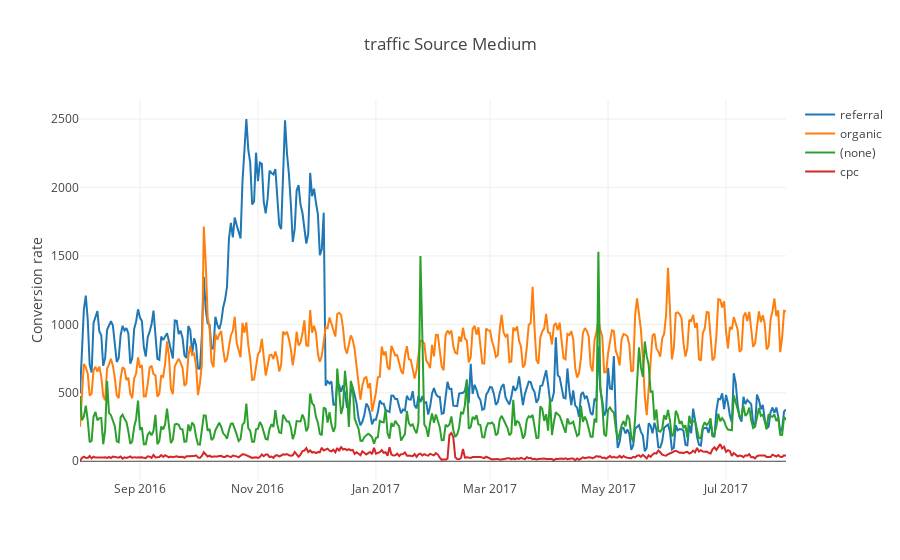

Notebook cell for this chart:
### Code cell
o=tdf[tdf['trafficSource.medium']=='referral']
p=tdf[tdf['trafficSource.medium']=='organic']
a=tdf[tdf['trafficSource.medium']=='(none)']
s=tdf[tdf['trafficSource.medium']=='cpc']

one=o.groupby(['date'])['totals.newVisits'].count().reset_index()
two=p.groupby(['date'])['totals.newVisits'].count().reset_index()
thr=a.groupby(['date'])['totals.newVisits'].count().reset_index()
fo=s.groupby(['date'])['totals.newVisits'].count().reset_index()

trace0 = go.Scatter( x=one['date'], y=one['totals.newVisits'], name='referral', yaxis='y1')
trace1= go.Scatter( x=two['date'], y=two['totals.newVisits'], name='organic', yaxis='y1')
trace2= go.Scatter( x=thr['date'], y=thr['totals.newVisits'], name='(none)', yaxis='y1')
trace3= go.Scatter( x=fo['date'], y=fo['totals.newVisits'], name='cpc', yaxis='y1')

layout = go.Layout(
yaxis=dict(title='Conversion rate'),
yaxis2=dict(title='Count transactions', overlaying='y', side='right'),
title='traffic Source Medium' )

data = [trace0, trace1, trace2, trace3]
fig = go.Figure(data=data, layout=layout)
iplot(fig, show_link=False)

### Figure 1 — Plotly figure (JSON) as saved in the notebook; plotly's stock layout.template omitted (floating-point values rounded to 4 significant figures; data arrays with more than 128 entries replaced by an {"elided": "..."} marker saying what was removed)
{"data": [{"name": "referral", "type": "scatter", "uid": "fc698322-ba2c-11e8-b390-acbc3287d5f1", "x": {"elided": "366 str values"}, "y": {"elided": "366 int values"}, "yaxis": "y"}, {"name": "organic", "type": "scatter", "uid": "fc6984a8-ba2c-11e8-a3d5-acbc3287d5f1", "x": {"elided": "366 str values"}, "y": {"elided": "366 int values"}, "yaxis": "y"}, {"name": "(none)", "type": "scatter", "uid": "fc69857a-ba2c-11e8-8f79-acbc3287d5f1", "x": {"elided": "366 str values"}, "y": {"elided": "366 int values"}, "yaxis": "y"}, {"name": "cpc", "type": "scatter", "uid": "fc698624-ba2c-11e8-979e-acbc3287d5f1", "x": {"elided": "366 str values"}, "y": {"elided": "366 int values"}, "yaxis": "y"}], "layout": {"title": "traffic Source Medium", "yaxis": {"title": "Conversion rate"}, "yaxis2": {"overlaying": "y", "side": "right", "title": "Count transactions"}}}
